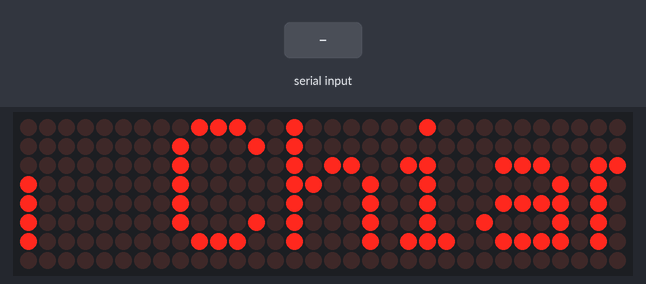
Recording of a sketch running on a simulated Arduino Uno, built with avr-gcc and run on an emulated ATmega328P. Shown: 32×8 LED matrix. The inputs (shaded band) are chosen by the test bench. What the sketch prints to the serial monitor is not drawn.

Above: at 12.4 s.
12.5 s: "1" received over the second serial link
At 12.63 s:
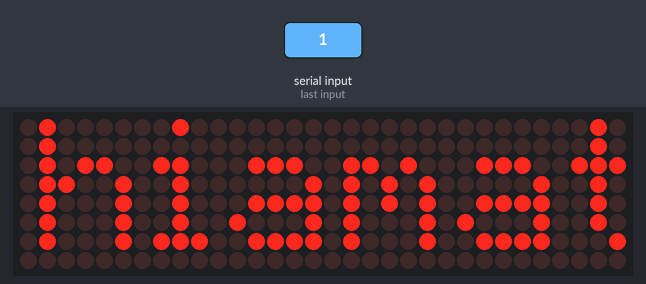
19.0 s: "0" received over the second serial link
At 19.02 s:
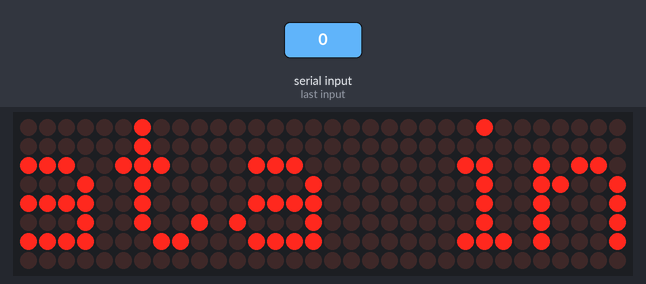
25.5 s: "2" received over the second serial link
At 25.76 s:
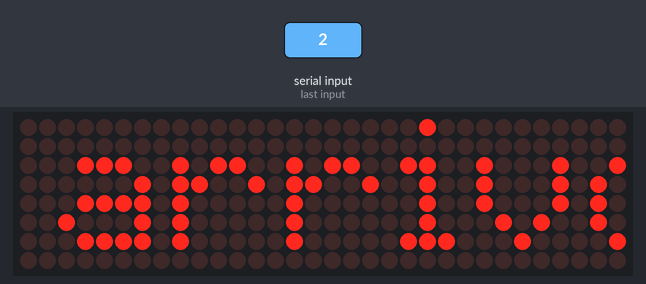

The sketch:

Notify.ino
```cpp
#include <SoftwareSerial.h>
#include <LedControl.h>

const int numDevices = 4;      // number of MAX7219s used
const long scrollDelay = 10;   // adjust scrolling speed

unsigned long bufferLong [14] = {0};
//data-clk-cs
LedControl lc=LedControl(8,13,9,numDevices);

const unsigned char scrollText[] PROGMEM = {"Chiamata in arrivo da: #neverendingpolemica "};

SoftwareSerial mySerial(10,11);


#define key 12
#define btLed 13

String inString = "";
char inChar = "";
void setup() {
  //LEDMatrix Init
  for (int x=0; x<numDevices; x++){
    //Disable power saving mode
    lc.shutdown(x,false);
    // Set the brightness
    lc.setIntensity(x,1);
    // Clear the display
    lc.clearDisplay(x);
  }
  pinMode(key,OUTPUT);
  pinMode(btLed,OUTPUT);
  digitalWrite(key,HIGH);
  Serial.begin(57600);
  Serial.println("Type AT commands!");
  mySerial.begin(9600);

}

void loop() {
  // put your main code here, to run repeatedly:
  if(mySerial.available()) {
    digitalWrite(btLed,HIGH);
    while(mySerial.available()) {
      //leggo i valori ricevuti dal bluetooth
      inChar = mySerial.read();
      inString += inChar;
      //Serial.print(inChar);
      //trigger fine riga
      if((int)inChar == 47){
        inString.trim();
        int l = inString.length();
        inString.remove(l-1);
        Serial.println(inString);
        Serial.println("BackSlash found!");
      }
    }
    digitalWrite(btLed,LOW);
  }
  scrollMessage(scrollText);
}
```

LEDMatrix.ino
```cpp
///////////////////////////////////////////////////////////////////////////////////////////////////////////////////

const unsigned char font5x7 [] PROGMEM = {      //Numeric Font Matrix (Arranged as 7x font data + 1x kerning data)
    B00000000,  //Space (Char 0x20)
    B00000000,
    B00000000,
    B00000000,
    B00000000,
    B00000000,
    B00000000,
    6,

    B10000000,  //!
    B10000000,
    B10000000,
    B10000000,
    B00000000,
    B00000000,
    B10000000,
    2,

    B10100000,  //"
    B10100000,
    B10100000,
    B00000000,
    B00000000,
    B00000000,
    B00000000,
    4,

    B01010000,  //#
    B01010000,
    B11111000,
    B01010000,
    B11111000,
    B01010000,
    B01010000,
    6,

    B00100000,  //$
    B01111000,
    B10100000,
    B01110000,
    B00101000,
    B11110000,
    B00100000,
    6,

    B11000000,  //%
    B11001000,
    B00010000,
    B00100000,
    B01000000,
    B10011000,
    B00011000,
    6,

    B01100000,  //&
    B10010000,
    B10100000,
    B01000000,
    B10101000,
    B10010000,
    B01101000,
    6,

    B11000000,  //'
    B01000000,
    B10000000,
    B00000000,
    B00000000,
    B00000000,
    B00000000,
    3,

    B00100000,  //(
    B01000000,
    B10000000,
    B10000000,
    B10000000,
    B01000000,
    B00100000,
    4,

    B10000000,  //)
    B01000000,
    B00100000,
    B00100000,
    B00100000,
    B01000000,
    B10000000,
    4,

    B00000000,  //*
    B00100000,
    B10101000,
    B01110000,
    B10101000,
    B00100000,
    B00000000,
    6,

    B00000000,  //+
    B00100000,
    B00100000,
    B11111000,
    B00100000,
    B00100000,
    B00000000,
    6,

    B00000000,  //,
    B00000000,
    B00000000,
    B00000000,
    B11000000,
    B01000000,
    B10000000,
    3,

    B00000000,  //-
    B00000000,
    B11111000,
    B00000000,
    B00000000,
    B00000000,
    B00000000,
    6,

    B00000000,  //.
    B00000000,
    B00000000,
    B00000000,
    B00000000,
    B11000000,
    B11000000,
    3,

    B00000000,  ///
    B00001000,
    B00010000,
    B00100000,
    B01000000,
    B10000000,
    B00000000,
    6,

    B01110000,  //0
    B10001000,
    B10011000,
    B10101000,
    B11001000,
    B10001000,
    B01110000,
    6,

    B01000000,  //1
    B11000000,
    B01000000,
    B01000000,
    B01000000,
    B01000000,
    B11100000,
    4,

    B01110000,  //2
    B10001000,
    B00001000,
    B00010000,
    B00100000,
    B01000000,
    B11111000,
    6,

    B11111000,  //3
    B00010000,
    B00100000,
    B00010000,
    B00001000,
    B10001000,
    B01110000,
    6,

    B00010000,  //4
    B00110000,
    B01010000,
    B10010000,
    B11111000,
    B00010000,
    B00010000,
    6,

    B11111000,  //5
    B10000000,
    B11110000,
    B00001000,
    B00001000,
    B10001000,
    B01110000,
    6,

    B00110000,  //6
    B01000000,
    B10000000,
    B11110000,
    B10001000,
    B10001000,
    B01110000,
    6,

    B11111000,  //7
    B10001000,
    B00001000,
    B00010000,
    B00100000,
    B00100000,
    B00100000,
    6,

    B01110000,  //8
    B10001000,
    B10001000,
    B01110000,
    B10001000,
    B10001000,
    B01110000,
    6,

    B01110000,  //9
    B10001000,
    B10001000,
    B01111000,
    B00001000,
    B00010000,
    B01100000,
    6,

    B00000000,  //:
    B11000000,
    B11000000,
    B00000000,
    B11000000,
    B11000000,
    B00000000,
    3,

    B00000000,  //;
    B11000000,
    B11000000,
    B00000000,
    B11000000,
    B01000000,
    B10000000,
    3,

    B00010000,  //<
    B00100000,
    B01000000,
    B10000000,
    B01000000,
    B00100000,
    B00010000,
    5,

    B00000000,  //=
    B00000000,
    B11111000,
    B00000000,
    B11111000,
    B00000000,
    B00000000,
    6,

    B10000000,  //>
    B01000000,
    B00100000,
    B00010000,
    B00100000,
    B01000000,
    B10000000,
    5,

    B01110000,  //?
    B10001000,
    B00001000,
    B00010000,
    B00100000,
    B00000000,
    B00100000,
    6,

    B01110000,  //@
    B10001000,
    B00001000,
    B01101000,
    B10101000,
    B10101000,
    B01110000,
    6,

    B01110000,  //A
    B10001000,
    B10001000,
    B10001000,
    B11111000,
    B10001000,
    B10001000,
    6,

    B11110000,  //B
    B10001000,
    B10001000,
    B11110000,
    B10001000,
    B10001000,
    B11110000,
    6,

    B01110000,  //C
    B10001000,
    B10000000,
    B10000000,
    B10000000,
    B10001000,
    B01110000,
    6,

    B11100000,  //D
    B10010000,
    B10001000,
    B10001000,
    B10001000,
    B10010000,
    B11100000,
    6,

    B11111000,  //E
    B10000000,
    B10000000,
    B11110000,
    B10000000,
    B10000000,
    B11111000,
    6,

    B11111000,  //F
    B10000000,
    B10000000,
    B11110000,
    B10000000,
    B10000000,
    B10000000,
    6,

    B01110000,  //G
    B10001000,
    B10000000,
    B10111000,
    B10001000,
    B10001000,
    B01111000,
    6,

    B10001000,  //H
    B10001000,
    B10001000,
    B11111000,
    B10001000,
    B10001000,
    B10001000,
    6,

    B11100000,  //I
    B01000000,
    B01000000,
    B01000000,
    B01000000,
    B01000000,
    B11100000,
    4,

    B00111000,  //J
    B00010000,
    B00010000,
    B00010000,
    B00010000,
    B10010000,
    B01100000,
    6,

    B10001000,  //K
    B10010000,
    B10100000,
    B11000000,
    B10100000,
    B10010000,
    B10001000,
    6,

    B10000000,  //L
    B10000000,
    B10000000,
    B10000000,
    B10000000,
    B10000000,
    B11111000,
    6,

    B10001000,  //M
    B11011000,
    B10101000,
    B10101000,
    B10001000,
    B10001000,
    B10001000,
    6,

    B10001000,  //N
    B10001000,
    B11001000,
    B10101000,
    B10011000,
    B10001000,
    B10001000,
    6,

    B01110000,  //O
    B10001000,
    B10001000,
    B10001000,
    B10001000,
    B10001000,
    B01110000,
    6,

    B11110000,  //P
    B10001000,
    B10001000,
    B11110000,
    B10000000,
    B10000000,
    B10000000,
    6,

    B01110000,  //Q
    B10001000,
    B10001000,
    B10001000,
    B10101000,
    B10010000,
    B01101000,
    6,

    B11110000,  //R
    B10001000,
    B10001000,
    B11110000,
    B10100000,
    B10010000,
    B10001000,
    6,

    B01111000,  //S
    B10000000,
    B10000000,
    B01110000,
    B00001000,
    B00001000,
    B11110000,
    6,

    B11111000,  //T
    B00100000,
    B00100000,
    B00100000,
    B00100000,
    B00100000,
    B00100000,
    6,

    B10001000,  //U
    B10001000,
    B10001000,
    B10001000,
    B10001000,
    B10001000,
    B01110000,
    6,

    B10001000,  //V
    B10001000,
    B10001000,
    B10001000,
    B10001000,
    B01010000,
    B00100000,
    6,

    B10001000,  //W
    B10001000,
    B10001000,
    B10101000,
    B10101000,
    B10101000,
    B01010000,
    6,

    B10001000,  //X
    B10001000,
    B01010000,
    B00100000,
    B01010000,
    B10001000,
    B10001000,
    6,

    B10001000,  //Y
    B10001000,
    B10001000,
    B01010000,
    B00100000,
    B00100000,
    B00100000,
    6,

    B11111000,  //Z
    B00001000,
    B00010000,
    B00100000,
    B01000000,
    B10000000,
    B11111000,
    6,

    B11100000,  //[
    B10000000,
    B10000000,
    B10000000,
    B10000000,
    B10000000,
    B11100000,
    4,

    B00000000,  //(Backward Slash)
    B10000000,
    B01000000,
    B00100000,
    B00010000,
    B00001000,
    B00000000,
    6,

    B11100000,  //]
    B00100000,
    B00100000,
    B00100000,
    B00100000,
    B00100000,
    B11100000,
    4,

    B00100000,  //^
    B01010000,
    B10001000,
    B00000000,
    B00000000,
    B00000000,
    B00000000,
    6,

    B00000000,  //_
    B00000000,
    B00000000,
    B00000000,
    B00000000,
    B00000000,
    B11111000,
    6,

    B10000000,  //`
    B01000000,
    B00100000,
    B00000000,
    B00000000,
    B00000000,
    B00000000,
    4,

    B00000000,  //a
    B00000000,
    B01110000,
    B00001000,
    B01111000,
    B10001000,
    B01111000,
    6,

    B10000000,  //b
    B10000000,
    B10110000,
    B11001000,
    B10001000,
    B10001000,
    B11110000,
    6,

    B00000000,  //c
    B00000000,
    B01110000,
    B10001000,
    B10000000,
    B10001000,
    B01110000,
    6,

    B00001000,  //d
    B00001000,
    B01101000,
    B10011000,
    B10001000,
    B10001000,
    B01111000,
    6,

    B00000000,  //e
    B00000000,
    B01110000,
    B10001000,
    B11111000,
    B10000000,
    B01110000,
    6,

    B00110000,  //f
    B01001000,
    B01000000,
    B11100000,
    B01000000,
    B01000000,
    B01000000,
    6,

    B00000000,  //g
    B01111000,
    B10001000,
    B10001000,
    B01111000,
    B00001000,
    B01110000,
    6,

    B10000000,  //h
    B10000000,
    B10110000,
    B11001000,
    B10001000,
    B10001000,
    B10001000,
    6,

    B01000000,  //i
    B00000000,
    B11000000,
    B01000000,
    B01000000,
    B01000000,
    B11100000,
    4,

    B00010000,  //j
    B00000000,
    B00110000,
    B00010000,
    B00010000,
    B10010000,
    B01100000,
    5,

    B10000000,  //k
    B10000000,
    B10010000,
    B10100000,
    B11000000,
    B10100000,
    B10010000,
    5,

    B11000000,  //l
    B01000000,
    B01000000,
    B01000000,
    B01000000,
    B01000000,
    B11100000,
    4,

    B00000000,  //m
    B00000000,
    B11010000,
    B10101000,
    B10101000,
    B10001000,
    B10001000,
    6,

    B00000000,  //n
    B00000000,
    B10110000,
    B11001000,
    B10001000,
    B10001000,
    B10001000,
    6,

    B00000000,  //o
    B00000000,
    B01110000,
    B10001000,
    B10001000,
    B10001000,
    B01110000,
    6,

    B00000000,  //p
    B00000000,
    B11110000,
    B10001000,
    B11110000,
    B10000000,
    B10000000,
    6,

    B00000000,  //q
    B00000000,
    B01101000,
    B10011000,
    B01111000,
    B00001000,
    B00001000,
    6,

    B00000000,  //r
    B00000000,
    B10110000,
    B11001000,
    B10000000,
    B10000000,
    B10000000,
    6,

    B00000000,  //s
    B00000000,
    B01110000,
    B10000000,
    B01110000,
    B00001000,
    B11110000,
    6,

    B01000000,  //t
    B01000000,
    B11100000,
    B01000000,
    B01000000,
    B01001000,
    B00110000,
    6,

    B00000000,  //u
    B00000000,
    B10001000,
    B10001000,
    B10001000,
    B10011000,
    B01101000,
    6,

    B00000000,  //v
    B00000000,
    B10001000,
    B10001000,
    B10001000,
    B01010000,
    B00100000,
    6,

    B00000000,  //w
    B00000000,
    B10001000,
    B10101000,
    B10101000,
    B10101000,
    B01010000,
    6,

    B00000000,  //x
    B00000000,
    B10001000,
    B01010000,
    B00100000,
    B01010000,
    B10001000,
    6,

    B00000000,  //y
    B00000000,
    B10001000,
    B10001000,
    B01111000,
    B00001000,
    B01110000,
    6,

    B00000000,  //z
    B00000000,
    B11111000,
    B00010000,
    B00100000,
    B01000000,
    B11111000,
    6,

    B00100000,  //{
    B01000000,
    B01000000,
    B10000000,
    B01000000,
    B01000000,
    B00100000,
    4,

    B10000000,  //|
    B10000000,
    B10000000,
    B10000000,
    B10000000,
    B10000000,
    B10000000,
    2,

    B10000000,  //}
    B01000000,
    B01000000,
    B00100000,
    B01000000,
    B01000000,
    B10000000,
    4,

    B00000000,  //~
    B00000000,
    B00000000,
    B01101000,
    B10010000,
    B00000000,
    B00000000,
    6,

    B01100000,  // (Char 0x7F)
    B10010000,
    B10010000,
    B01100000,
    B00000000,
    B00000000,
    B00000000,
    5
};

void scrollFont() {
    for (int counter=0x20;counter<0x80;counter++){
        loadBufferLong(counter);
        delay(500);
    }
}

// Scroll Message
void scrollMessage(const unsigned char * messageString) {
    int counter = 0;
    int myChar=0;
    do {
        // read back a char
        myChar =  pgm_read_byte_near(messageString + counter);
        if (myChar != 0){
            loadBufferLong(myChar);
        }
        counter++;
    }
    while (myChar != 0);
}
// Load character into scroll buffer
void loadBufferLong(int ascii){
    if (ascii >= 0x20 && ascii <=0x7f){
        for (int a=0;a<7;a++){                      // Loop 7 times for a 5x7 font
            unsigned long c = pgm_read_byte_near(font5x7 + ((ascii - 0x20) * 8) + a);     // Index into character table to get row data
            unsigned long x = bufferLong [a*2];     // Load current scroll buffer
            x = x | c;                              // OR the new character onto end of current
            bufferLong [a*2] = x;                   // Store in buffer
        }
        byte count = pgm_read_byte_near(font5x7 +((ascii - 0x20) * 8) + 7);     // Index into character table for kerning data
        for (byte x=0; x<count;x++){
            rotateBufferLong();
            printBufferLong();
            delay(scrollDelay);
        }
    }
}
// Rotate the buffer
void rotateBufferLong(){
    for (int a=0;a<7;a++){                      // Loop 7 times for a 5x7 font
        unsigned long x = bufferLong [a*2];     // Get low buffer entry
        byte b = bitRead(x,31);                 // Copy high order bit that gets lost in rotation
        x = x<<1;                               // Rotate left one bit
        bufferLong [a*2] = x;                   // Store new low buffer
        x = bufferLong [a*2+1];                 // Get high buffer entry
        x = x<<1;                               // Rotate left one bit
        bitWrite(x,0,b);                        // Store saved bit
        bufferLong [a*2+1] = x;                 // Store new high buffer
    }
}
// Display Buffer on LED matrix
void printBufferLong(){
  for (int a=0;a<7;a++){                    // Loop 7 times for a 5x7 font
    unsigned long x = bufferLong [a*2+1];   // Get high buffer entry
    byte y = x;                             // Mask off first character
    lc.setRow(3,a,y);                       // Send row to relevent MAX7219 chip
    x = bufferLong [a*2];                   // Get low buffer entry
    y = (x>>24);                            // Mask off second character
    lc.setRow(2,a,y);                       // Send row to relevent MAX7219 chip
    y = (x>>16);                            // Mask off third character
    lc.setRow(1,a,y);                       // Send row to relevent MAX7219 chip
    y = (x>>8);                             // Mask off forth character
    lc.setRow(0,a,y);                       // Send row to relevent MAX7219 chip
  }
}
```
